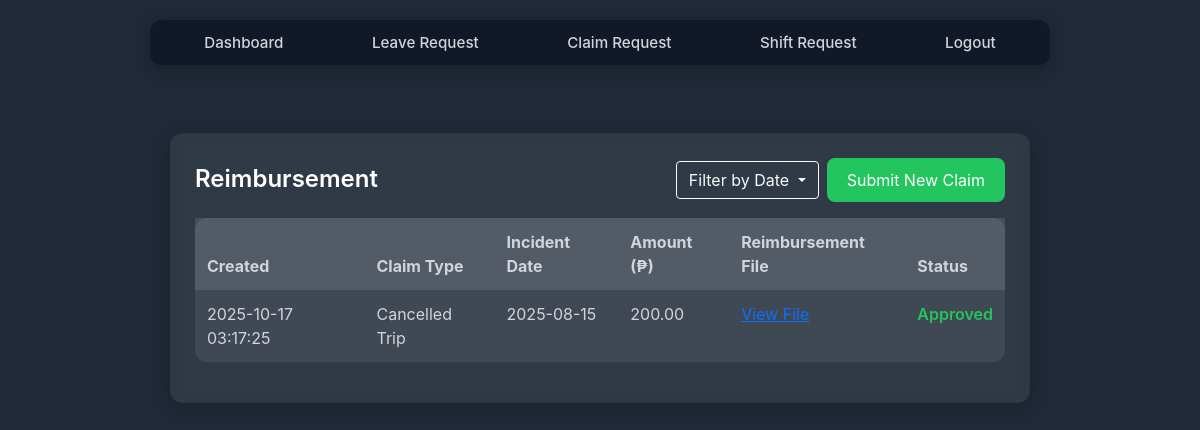
The page /employee/reimbursements.php (signed in) on the database its author committed.
### tables this page shows
CREATE TABLE `claims` (
  `id` int(11) NOT NULL,
  `driver_id` int(11) NOT NULL,
  `claim_type` varchar(50) NOT NULL,
  `incident_date` date NOT NULL,
  `amount` decimal(10,2) NOT NULL,
  `description` text NOT NULL,
  `proof_file` varchar(255) DEFAULT NULL,
  `status` enum('Pending','Approved','Rejected') DEFAULT 'Pending',
  `created_at` timestamp NOT NULL DEFAULT current_timestamp()
);

### employee/reimbursements.php (the view, shortened to what this page needs)
<?php
include '../database/connection.php';
include '../includes/loader.php';
try {
    $driver_id = $_SESSION['id'];
    $filter = isset($_GET['filter']) ? $_GET['filter'] : 'all';
    $sql = "SELECT * FROM claims WHERE driver_id = ? AND status = 'Approved'";
    $sql .= " ORDER BY created_at DESC";
    $stmt = $conn->prepare($sql);
    $stmt->bind_param('i', $driver_id);
    $stmt->execute();
    $requests = $stmt->get_result();
} catch (Exception $e) {
    $message = "<p class='text-danger'>An unexpected error occurred: " . $e->getMessage() . "</p>";
} finally {
    $conn->close();
}
?>
<!DOCTYPE html>
<html lang="en">
<head>
    <link rel="stylesheet" href="../assets/bootstrap/css/bootstrap.min.css">
</head>
<body>
    <div class="navbar">
        <div class="nav-item"><a href="../employee/home.php">Dashboard</a></div>
        <div class="nav-item"><a href="leave.php">Leave Request</a></div>
        <div class="nav-item"><a href="myclaim.php">Claim Request</a></div>
        <div class="nav-item"><a href="shift_request.php">Shift Request</a></div>
        <div class="nav-item"><a href="../logout.php">Logout</a></div>
    </div>
    <div class="container mt-5">
        <div class="card">
            <div class="d-flex justify-content-between align-items-center mb-3">
                <h4 class="card-title mb-0">Reimbursement</h4>
                <div class="d-flex align-items-center">
                    <form method="get" class="me-2">
                        <div class="dropdown">
                            <button class="btn btn-outline-light dropdown-toggle" type="button" id="filterDropdown" data-bs-toggle="dropdown" aria-expanded="false">
                                <?php echo ($filter == 'all') ? 'Filter by Date' : ucfirst($filter); ?>
                            </button>
                        </div>
                    </form>
                    <a href="./claim.php" class="btn btn-success">Submit New Claim</a>
                </div>
            </div>
            <?php if ($requests->num_rows > 0): ?>
                <div class="table-responsive">
                    <table class="table">
                        <thead>
                            <tr>
                                <th>Created</th>
                                <th>Claim Type</th>
                                <th>Incident Date</th>
                                <th>Amount (₱)</th>
                                <th>Reimbursement File</th>
                                <th>Status</th>
                            </tr>
                        </thead>
                        <tbody>
                            <?php while ($row = $requests->fetch_assoc()): ?>
                                <tr>
                                    <td data-label="Created"><?php echo htmlspecialchars($row['created_at']); ?></td>
                                    <td data-label="Claim Type"><?php echo htmlspecialchars($row['claim_type']); ?></td>
                                    <td data-label="Incident Date"><?php echo htmlspecialchars($row['incident_date']); ?></td>
                                    <td data-label="Amount"><?php echo number_format($row['amount'], 2); ?></td>
                                    <td data-label="Reimbursement File">
                                        <?php if (!empty($row['proof_file'])): ?>
                                            <a href="<?php echo htmlspecialchars($row['proof_file']); ?>" target="_blank">View File</a>
                                        <?php else: ?>
                                            No file
                                        <?php endif; ?>
                                    </td>
                                    <td data-label="Status" class="status-approved">
                                        <?php echo htmlspecialchars(ucfirst($row['status'])); ?>
                                    </td>
                                </tr>
                            <?php endwhile; ?>
                        </tbody>
                    </table>
                </div>
            <?php else: ?>
                <div class="alert alert-info">You have no approved reimbursement requests.</div>
            <?php endif; ?>
        </div>
    </div>
</body>
</html>

### includes/loader.php (style rules this page uses)
body { animation-name: example; animation-duration: 3s; }

### employee/reimbursements.php (style rules this page uses)
body { margin: 0; background: #1f2937; color: #ffffff; font-family: 'Inter', -apple-system, BlinkMacSystemFont, sans-serif; }
.container { max-width: 900px; padding: 20px; }
.navbar { background: rgba(17, 24, 39, 0.95); backdrop-filter: blur(10px); border-radius: 12px; max-width: 900px; margin: 20px auto; padding: 10px; display: flex; justify-content: space-around; align-items: center; box-shadow: 0 4px 16px rgba(0, 0, 0, 0.2); position: sticky; top: 20px; z-index: 1000; }
.nav-item a { color: #d1d5db; text-decoration: none; font-weight: 500; font-size: 0.95rem; padding: 8px 16px; border-radius: 8px; transition: all 0.3s ease; }
.card { background: rgba(255, 255, 255, 0.08); border-radius: 12px; padding: 24px; box-shadow: 0 4px 16px rgba(0, 0, 0, 0.15); backdrop-filter: blur(6px); }
.card-title { font-size: 1.5rem; font-weight: 600; margin-bottom: 16px; }
.btn-success { background: #22c55e; border: none; border-radius: 8px; padding: 10px 20px; transition: all 0.3s ease; }
.status-approved { color: #22c55e; font-weight: 600; }
.table { background: rgba(255, 255, 255, 0.08); border-radius: 12px; color: #d1d5db; }
.table thead { background: rgba(255, 255, 255, 0.1); }
.table th, .table td { border: none; padding: 12px; }

### rows shown on the page
claims: created_at "2025-10-17 03:17:25", claim_type "Cancelled Trip", incident_date "2025-08-15", amount "200.00", status "Approved"
